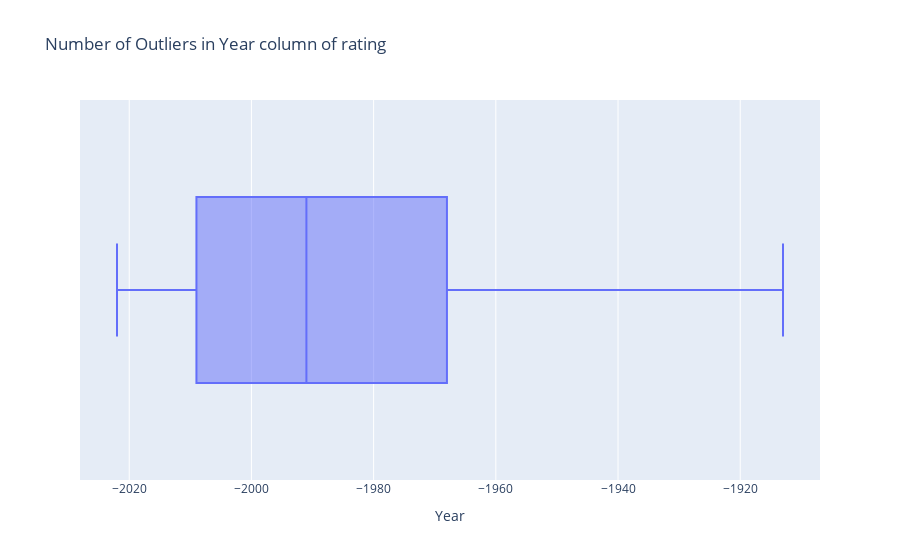

Notebook cell for this chart:
### Markdown cell above
# **To find outliers in rating**

### Code cell
px.box(rating, x='Year', title = "Number of Outliers in Year column of rating" )

### Figure 1 — Plotly figure (JSON) as saved in the notebook; plotly's stock layout.template omitted (floating-point values rounded to 4 significant figures; data arrays with more than 128 entries replaced by an {"elided": "..."} marker saying what was removed)
{"data": [{"alignmentgroup": "True", "hovertemplate": "Year=%{x}<extra></extra>", "legendgroup": "", "marker": {"color": "#636efa"}, "name": "", "notched": false, "offsetgroup": "", "orientation": "h", "showlegend": false, "type": "box", "x": {"elided": "15509 int values"}, "x0": " ", "xaxis": "x", "y0": " ", "yaxis": "y"}], "layout": {"boxmode": "group", "legend": {"tracegroupgap": 0}, "title": {"text": "Number of Outliers in Year column of rating"}, "xaxis": {"anchor": "y", "domain": [0, 1], "title": {"text": "Year"}}, "yaxis": {"anchor": "x", "domain": [0, 1]}}}
